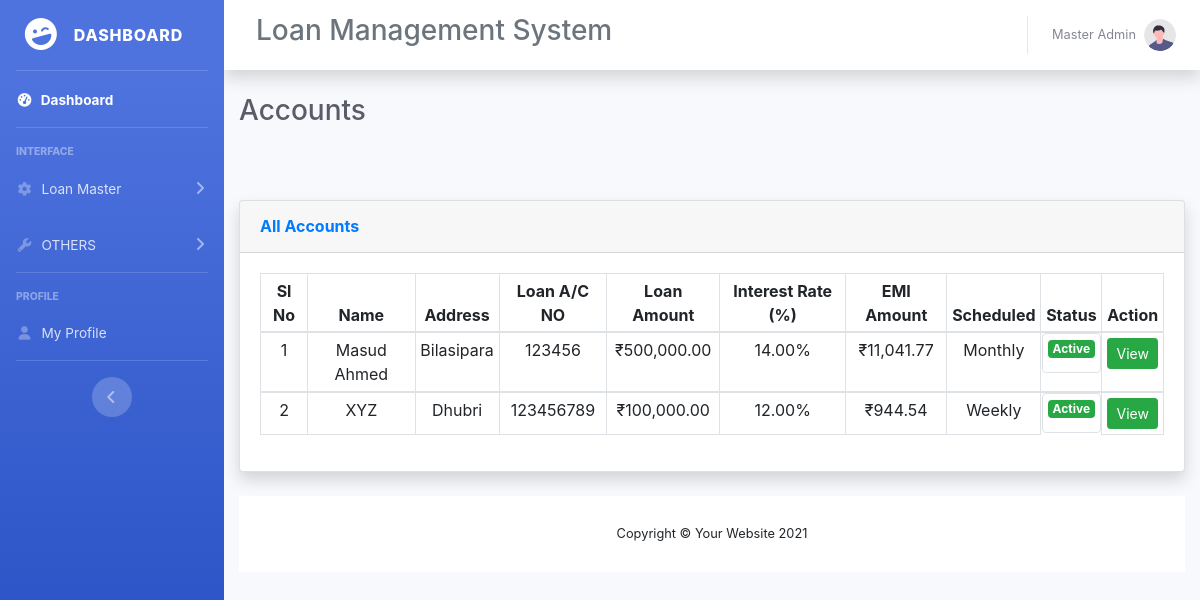
The app's page /customer.php (signed in) with its own data.
### tables this page shows
CREATE TABLE `loan_ac` (
  `loan_id` int(11) NOT NULL,
  `loan_ac_no` varchar(30) NOT NULL,
  `loan_amount` varchar(30) NOT NULL,
  `interest_rate` decimal(10,2) NOT NULL,
  `interest_amount` decimal(10,2) NOT NULL,
  `total_amount` decimal(10,2) NOT NULL,
  `emi_amount` decimal(10,2) NOT NULL,
  `no_of_month` int(11) NOT NULL,
  `no_emi` int(11) NOT NULL,
  `emi_schedule` varchar(30) NOT NULL,
  `start_date` date NOT NULL,
  `end_date` date NOT NULL,
  `no_emi_left` int(11) NOT NULL,
  `fin_year_cylcle` varchar(30) NOT NULL,
  `remarks` text NOT NULL,
  `status` int(11) NOT NULL,
  `activity` int(11) NOT NULL,
  `customer_id` int(11) NOT NULL
);

CREATE TABLE `customer` (
  `cid` int(11) NOT NULL,
  `cname` varchar(100) NOT NULL,
  `father` varchar(100) NOT NULL,
  `adds` text NOT NULL,
  `phone` varchar(20) NOT NULL,
  `pin` varchar(20) NOT NULL,
  `bank_ac_no` varchar(50) NOT NULL,
  `ifsc` varchar(20) NOT NULL,
  `voter_image` varchar(100) NOT NULL,
  `pan_image` varchar(100) NOT NULL,
  `status` int(11) NOT NULL
);

### customer.php (the view, shortened to what this page needs)
<?php require_once 'menu/header.php' ?>
<div class="d-sm-flex align-items-center justify-content-between mb-4">
    <h1 class="h3 mb-0 text-gray-800">Accounts</h1>
</div>
<div class="row">
    <div class="container-fluid">
        <br> <br>
        <div class="card shadow mb-4">
            <div class="card-header py-3">
                <h6 class="m-0 font-weight-bold text-primary">All Accounts</h6>
            </div>
            <div class="card-body">
                <div class="table-responsive text-center">
                    <table class="table table-sm table-bordered" id="dataTable" width="100%" cellspacing="0" id="table">
                        <thead>
                            <tr>
                                <th>Sl No</th>
                                <th>Name</th>
                                <th>Address</th>
                                <th>Loan A/C NO</th>
                                <th>Loan Amount</th>
                                <th>Interest Rate (%)</th>
                                <th>EMI Amount</th>
                                <th>Scheduled</th>
                                <th>Status</th>
                                <th>Action</th>
                            </tr>
                        </thead>
                        <?php
                        $sqlget = "SELECT * FROM `customer` as cus INNER JOIN `loan_ac` as loan ON loan.`customer_id`=cus.`cid`  WHERE cus.status=1";
                        $cus = $conn->prepare($sqlget);
                        $cus->execute();
                        if ($cus->rowCount() > 0) {
                            $sl = 1;
                            while ($data = $cus->fetch()) {
                        ?>
                                <tbody>
                                    <tr>
                                        <td><?= $sl++ ?></td>
                                        <td><?= $data['cname'] ?></td>
                                        <td><?= $data['adds'] ?></td>
                                        <td><?= $data['loan_ac_no'] ?></td>
                                        <td><?= "₹" . number_format(($data['loan_amount']), 2) ?></td>
                                        <td><?= $data['interest_rate'] . "%" ?></td>
                                        <td><?= "₹" . number_format(($data['emi_amount']), 2) ?></td>
                                        <td><?php
                                            $emi = $data['emi_schedule'];
                                            if ($emi == 1)
                                                echo "Monthly";
                                            else
                                                echo "Weekly";
                                            ?>
                                        </td>
                                        <td class="btn" id="<?= "cid_" . $data['cid'] ?>" data-toggle="modal" data-target="#<?= "active_" . $data['cid'] ?>">
                                            <?php
                                            $status = $data['activity'];
                                            if ($status == 0)
                                                echo "<h6><span class='badge badge-secondary'>Pending</span></h6>";
                                            else if ($status == 1)
                                                echo "<h6><span class='badge badge-success'>Active</span></h6>";
                                            else if ($status == 2)
                                                echo "<h6><span class='badge badge-warning'>Closed</span></h6>";
                                            ?>
                                        </td>
                                        <td>
                                            <form action="view_customer.php" method="post">
                                                <input type="submit" name="btnView" class="btn btn-sm btn-success" value="View">
                                            </form>
                                        </td>
                                    </tr>
                                </tbody>
                        <?php
                            }
                        } else {
                            echo "No data found";
                            echo "";
                        }
                        ?>
                    </table>
                </div>
            </div>
        </div>
    </div>
</div>
<?php require_once 'menu/footer.php' ?>

### menu/header.php (shortened to what this page needs)
<!DOCTYPE html>
<html lang="en">
<head>
    <link rel="stylesheet" href="https://cdnjs.cloudflare.com/ajax/libs/font-awesome/6.1.1/css/all.min.css" />
    <link href="assets/css/sb-admin-2.min.css" rel="stylesheet">
    <link rel="stylesheet" href="assets/css/bootstrap.min.css">
</head>
<body id="page-top">
    <div id="wrapper">
        <ul class="navbar-nav bg-gradient-primary sidebar sidebar-dark accordion" id="accordionSidebar">
            <a class="sidebar-brand d-flex align-items-center justify-content-center" href="index.php">
                <div class="sidebar-brand-icon rotate-n-15">
                    <i class="fas fa-laugh-wink"></i>
                </div>
                <div class="sidebar-brand-text mx-3">DASHBOARD</div>
            </a>
            <hr class="sidebar-divider my-0">
            <li class="nav-item active">
                <a class="nav-link" href="index.php">
                    <i class="fas fa-fw fa-tachometer-alt"></i>
                    <span>Dashboard</span></a>
            </li>
            <hr class="sidebar-divider">
            <div class="sidebar-heading">
                Interface
            </div>
            <li class="nav-item">
                <a class="nav-link collapsed" href="#" data-toggle="collapse" data-target="#collapseTwo" aria-expanded="true" aria-controls="collapseTwo">
                    <i class="fas fa-fw fa-cog"></i>
                    <span>Loan Master</span>
                </a>
            </li>
            <li class="nav-item">
                <a class="nav-link collapsed" href="#" data-toggle="collapse" data-target="#collapseUtilities" aria-expanded="true" aria-controls="collapseUtilities">
                    <i class="fas fa-fw fa-wrench"></i>
                    <span>OTHERS</span>
                </a>
            </li>
            <hr class="sidebar-divider">
            <div class="sidebar-heading">
                Profile
            </div>
            <li class="nav-item">
                <a class="nav-link" href="profile.php">
                    <i class="fas fa-fw fa-user"></i>
                    <span>My Profile</span></a>
            </li>
            <hr class="sidebar-divider d-none d-md-block">
            <div class="text-center d-none d-md-inline">
                <button class="rounded-circle border-0" id="sidebarToggle"></button>
            </div>
        </ul>
        <div id="content-wrapper" class="d-flex flex-column">
            <div id="content">
                <nav class="navbar navbar-expand navbar-light bg-white topbar mb-4 static-top shadow">
                    <form class="d-none d-sm-inline-block form-inline mr-auto ml-md-3 my-2 my-md-0 mw-100 navbar-search">
                        <h3 class="text-secondary">Loan Management System</h3>
                    </form>
                    <ul class="navbar-nav ml-auto">
                        <li class="nav-item dropdown no-arrow">
                            <a class="nav-link dropdown-toggle" href="#" id="userDropdown" role="button" data-toggle="dropdown" aria-haspopup="true" aria-expanded="false">
                                <span class="mr-2 d-none d-lg-inline text-gray-600 small" id="user">Master Admin</span>
                                <img class="img-profile rounded-circle" src="img/undraw_profile.svg">
                            </a>
                        </li>
                    </ul>
                </nav>
                <div class="container-fluid">

### menu/footer.php (shortened to what this page needs)
<footer class="sticky-footer bg-white">
    <div class="container my-auto">
        <div class="copyright text-center my-auto">
            <span>Copyright &copy; Your Website 2021</span>
        </div>
    </div>
</footer>
</div>
</div>
</body>
</html>

### records on screen
loan_ac: customer.cname "Masud Ahmed", customer.adds "Bilasipara", loan_ac_no "123456", loan_amount "500,000.00", interest_rate "14.00", emi_amount "11,041.77", emi_schedule "Monthly", activity "Active"
loan_ac: customer.cname "XYZ", customer.adds "Dhubri", loan_ac_no "123456789", loan_amount "100,000.00", interest_rate "12.00", emi_amount "944.54", emi_schedule "Weekly", activity "Active"
